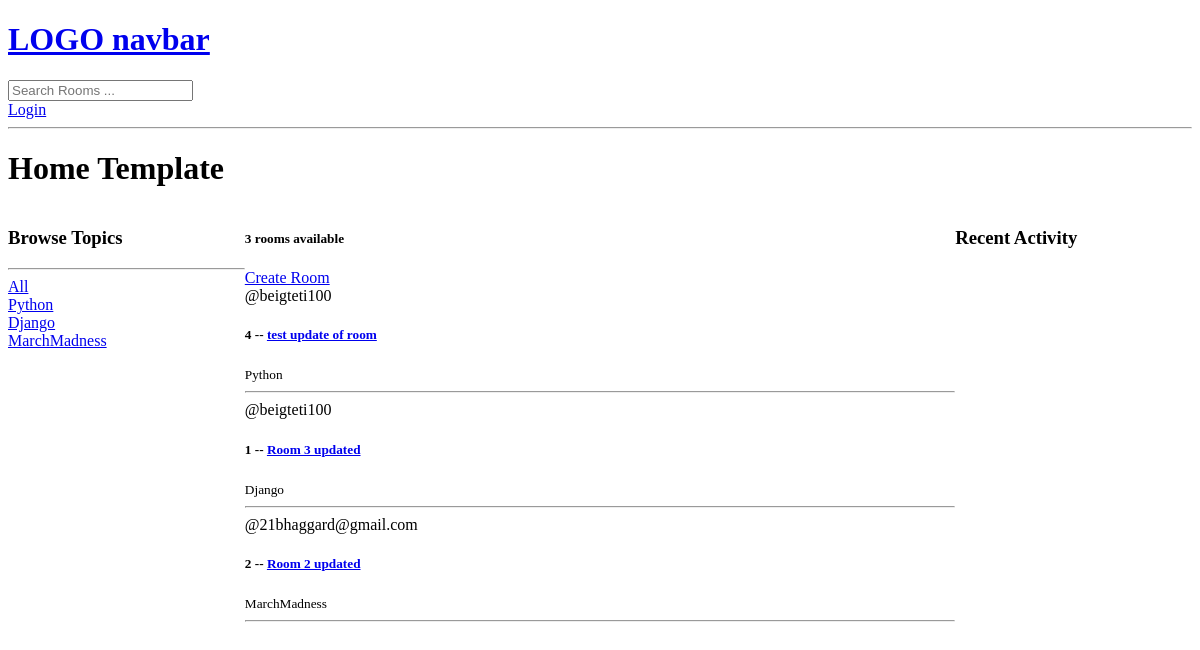
The app's page /, older data.
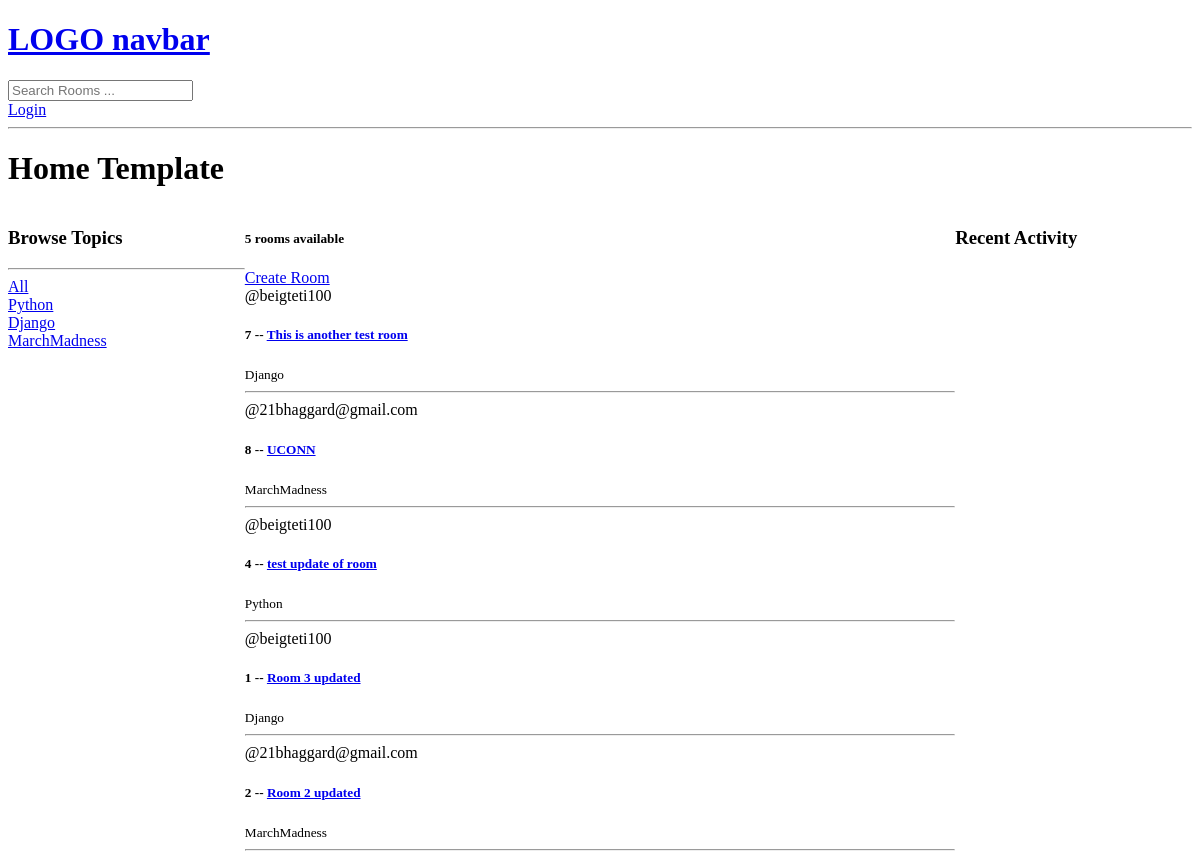
The same page, newer data.
### base/models.py (models this page shows, shortened)
class Topic(models.Model):
    name = models.CharField(max_length = 200)

class Room(models.Model):
    host = models.ForeignKey(User, on_delete = models.SET_NULL, null = True)
    topic = models.ForeignKey(Topic, on_delete = models.SET_NULL, null = True) # if the topic is deleted, room's topic set to null
    name = models.CharField(max_length = 200)
    description = models.TextField(null = True, blank = True) # null for db, blank for form submissions-
    participants = models.ManyToManyField(User, related_name = 'participants') # many to many relationship with User (by fk)
    updated = models.DateTimeField(auto_now = True) # field will be timestamped with every edit to the model
    created = models.DateTimeField(auto_now_add = True) # timestamp for when the model was created
    class Meta: # it allows you to specify options (also known as metadata)
        ordering = ['-updated', '-created'] # newest room will be displayed first

### base/views.py (the view)
# urls.py: path('', views.home, name = 'home'),
def home(request):
    q = request.GET.get('q') if request.GET.get('q') != None else '' # inline if else to get query from URL (search)
    rooms = Room.objects.filter(Q(topic__name__icontains = q) | # search by topic or name or description
                                Q(topic__name__icontains = q) |
                                Q(description__icontains = q)) # makes sure the topic name contains the query
    topics = Topic.objects.all()
    room_count = rooms.count() # get the count of rooms
    context = {'rooms': rooms,  'topics': topics, 'room_count' : room_count} # create a context dictionary for the passed data
    return render(request, 'base/home.html', context) # third arg expected as a dictionary {'rooms': rooms}

### base/templates/base/home.html (shortened to what this page needs)
{%extends 'base.html'%}
{%block content%}
<h1> Home Template</h1>
<div class = "home-container">
    <div>
        <h3> Browse Topics</h3>
        <hr>
        <div>
            <a href = "{% url 'home' %}">All</a>
        </div>
        {%for topic in topics%}
        <div>
            <a href = "{% url 'home' %}?q={{topic.name}}">{{topic.name}}</a>
        </div>
        {%endfor%}
    </div>
    <div>
        <h5>{{room_count}} rooms available</h5>
        <a href= "{% url 'create-room' %}"> Create Room </a>
        <div>
            {% for room in rooms %}
            <div>
                @{{room.host.username}}</span>
                <h5>{{room.id}} -- <a href = "{% url 'room' room.id %}">{{room.name}}</a></h5>
                <small>{{room.topic.name}}</small>
                <hr>
            </div>
            {%endfor%}
        </div>
    </div>
    <div>
        <h3>Recent Activity</h3>
    </div>
</div>
{%endblock%}

### templates/base.html (shortened to what this page needs)
<!DOCTYPE html>
<html>
<head>
</head>
<body>
    {%include 'navbar.html'%}
   {%block content%} {%endblock%}
</body>
</html>

### templates/navbar.html
<a href = "/">
    <h1>LOGO navbar</h1>
</a>
<form method="GET" action= "{% url 'home' %}">
    <input type="text" name = "q" placeholder="Search Rooms ...">
</form>
{%if request.user.is_authenticated%}
<p>Hello {{request.user}}</p>
<a href = "{% url 'logout' %}">Logout</a>
{%else%}
<a href = "{% url 'login' %}"> Login </a>
{%endif%}
<hr>

### base/templates/base/home.html (style rules this page uses)
.home-container { display: grid; grid-template-columns: 1fr 3fr 1fr; }

Row changes from the older to the newer data that the page shows:
added Room: host.username "beigteti100", id "7", name "This is another test room", topic.name "Django"
added Room: host.username "21bhaggard@gmail.com", id "8", name "UCONN", topic.name "MarchMadness"
Text that changed along with them:
{{ room_count }}: "3" → "5"
